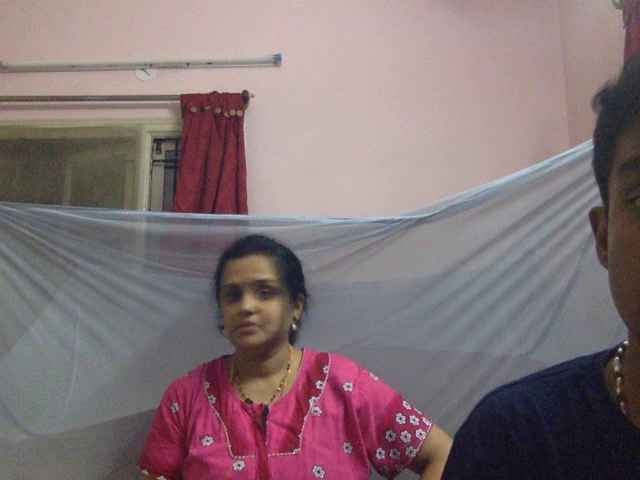
#> input picture frame 24 of OpenCV/Videos/videos.avi, 640 x 480 px, given in place of the camera
$ python Pydata1F.py   (Python 2 division)   (older library calls are emulated)
#> lines starting #> are read from the running program, lines starting #| are printed output that depends on the picture; after the words box and inside, x2 and y2 are one past the last pixel; in counts of white or black regions, pixels touching at a corner belong together
#> further down, frame is the input picture: shape (480, 640, 3); mean B, G, R 118.4, 114.8, 131.6
import os
import numpy as np
import math
from matplotlib import pyplot as plt
import cv2

def cut_faces(frame, face_coord):
	faces = []

	for (x, y, w, h) in face_coord:
		w_rm = int(0.2 * w / 2)
		faces.append(frame[y: y + h, x + w_rm: x + w - w_rm])

	return faces


def drawRect(frame, detector):
	biggest = True
	scale_factor = 1.2
	min_neighbors = 5
	min_size = (30, 30)

	flags = cv2.CASCADE_FIND_BIGGEST_OBJECT | \
    		cv2.CASCADE_DO_ROUGH_SEARCH if biggest else \
    		cv2.CASCADE_SCALE_IMAGE

	face_coord = detector.detectMultiScale(
            frame,
            scaleFactor = scale_factor,
            minNeighbors = min_neighbors,
            minSize = min_size,
            flags = flags
        )
#> face_coord = [[203, 258, 93, 93]]

	#print face_coord
	for (x, y, w, h) in face_coord:
		cv2.rectangle(frame, (x, y), (x + w, y + h), (150, 150, 0), 5)
#> this loop made 1 pass
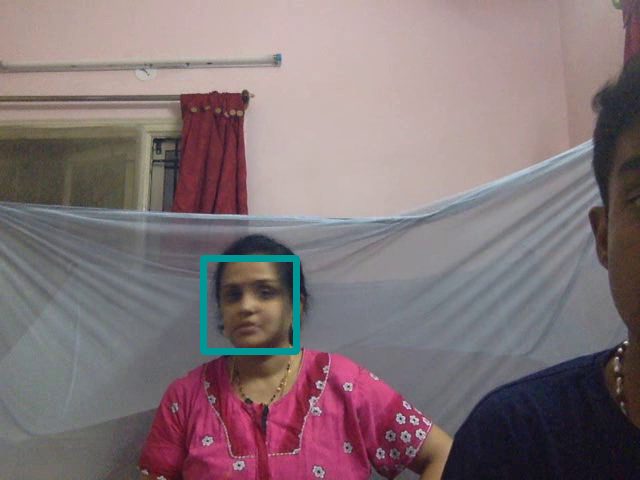
#> frame: shape (480, 640, 3); 0.84% of pixels changed, all inside (x1, y1, x2, y2) = (200, 255, 300, 355)

	return face_coord

#start of the video
webcam = cv2.VideoCapture(0)
cv2.namedWindow("Live Feed", cv2.WINDOW_NORMAL)
cv2.namedWindow("Cut images", cv2.WINDOW_NORMAL)
cv2.resizeWindow("Live  Feed", 800, 400)

#Saving the video recording
fourcc = cv2.cv.CV_FOURCC(*'XVID')
video = cv2.VideoWriter('../../Videos/videos.avi', fourcc, 20.0, (640, 480))

#initialize cascade classifier
detector = cv2.CascadeClassifier("frontal_face.xml")

#main loop
try:
	while 1:
	    ret, frame = webcam.read()
	    video.write(frame)

	    face_cord = drawRect(frame, detector)
#> face_cord = [[203, 258, 93, 93]]

	    if len(face_cord):
			cut_img = cut_faces(frame, face_cord)
#> the loop in cut_faces, `for (x, y, w, h) in face_coord:` made 1 pass
#> (x, y, w, h, w_rm) on pass 1: (203, 258, 93, 93, 9)
#> after the loop in cut_faces, `for (x, y, w, h) in face_coord:`: faces = 1 item
#> cut_img = 1 item
			gray = cv2.cvtColor(cut_img[0], cv2.COLOR_BGR2GRAY)
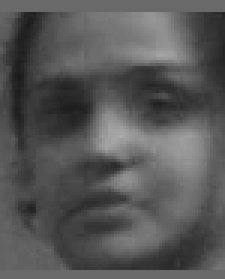
#> gray: shape (93, 75) (shown 3 times larger); min 26, max 170, mean 86.9
			norm_face = cv2.equalizeHist(gray)
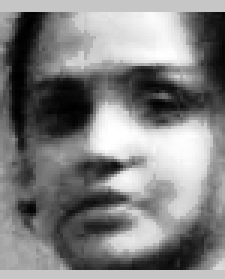
#> norm_face: shape (93, 75) (shown 3 times larger); min 0, max 255, mean 129.4
			vis = np.concatenate((gray, norm_face), axis=1)
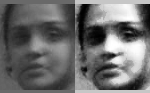
#> vis: shape (93, 150); min 0, max 255, mean 108.2
			cv2.imshow("Cut images", vis)

	    font = cv2.FONT_HERSHEY_SIMPLEX
#> font = 0
	    cv2.putText(frame, 'Press \'q\' to exit', (10,20), font, 0.5, (0,0,0), 1, cv2.CV_AA)
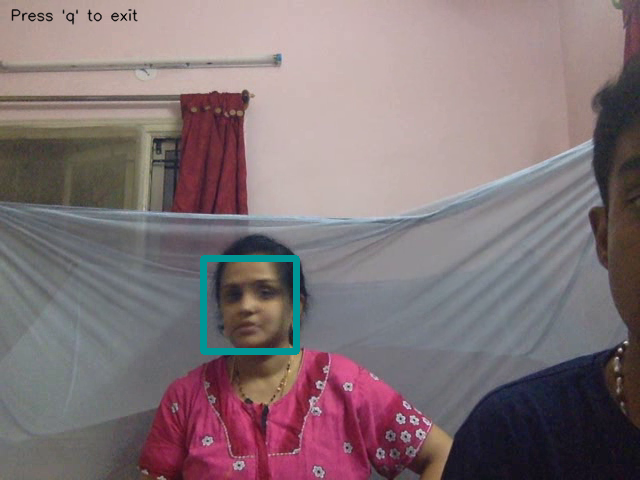
#> frame: shape (480, 640, 3); 0.24% of pixels changed, all inside (x1, y1, x2, y2) = (11, 8, 138, 25)
	    cv2.imshow("Live Feed", frame)

	    if cv2.waitKey(1) & 0xFF == ord('q'):
#> (key q is pressed here)
	        break
except KeyboardInterrupt:
	print "Live Video Interrupted"

cv2.destroyAllWindows()
webcam.release()
video.release()

$ run again, starting later in the video
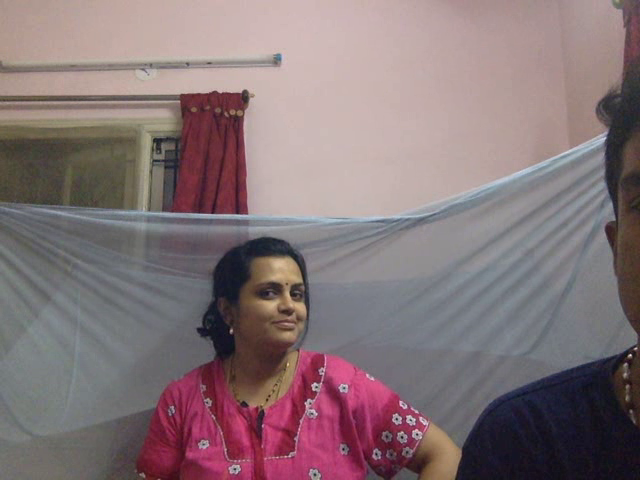
#> input picture frame 108 of OpenCV/Videos/videos.avi, 640 x 480 px, given in place of the camera
#> frame is the input picture: shape (480, 640, 3); mean B, G, R 118.9, 115.7, 133
#> face_coord = [[247, 263, 75, 75]]
#> the loop in drawRect, `for (x, y, w, h) in face_coord:` made 1 pass
#> after the loop in drawRect, `for (x, y, w, h) in face_coord:`:
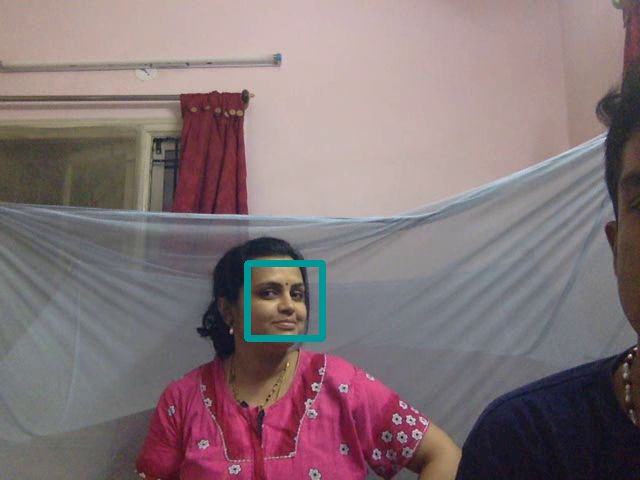
#> frame: shape (480, 640, 3); 0.68% of pixels changed, all inside (x1, y1, x2, y2) = (244, 260, 326, 342)
#> the loop in cut_faces, `for (x, y, w, h) in face_coord:` made 1 pass
#> (x, y, w, h, w_rm) on pass 1: (247, 263, 75, 75, 7)
#> after the loop in cut_faces, `for (x, y, w, h) in face_coord:`: faces = 1 item
#> font = 0
#> `cv2.putText(frame, 'Press \'q\' to exit', (10,20), font, 0.5, (0,0,0),..`:
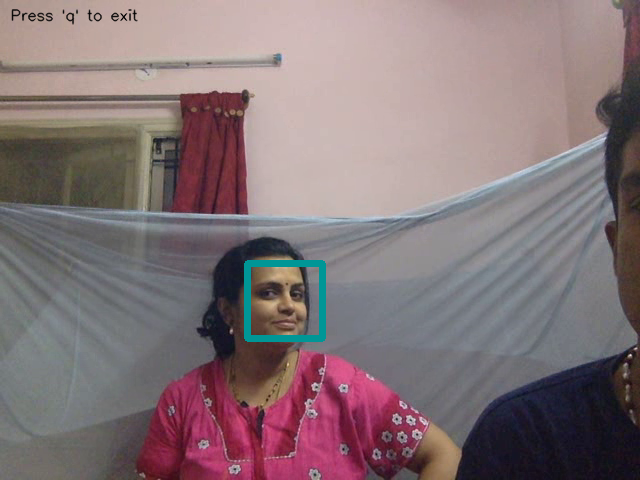
#> frame: shape (480, 640, 3); 0.24% of pixels changed, all inside (x1, y1, x2, y2) = (11, 8, 138, 25)

$ run again, starting later in the video
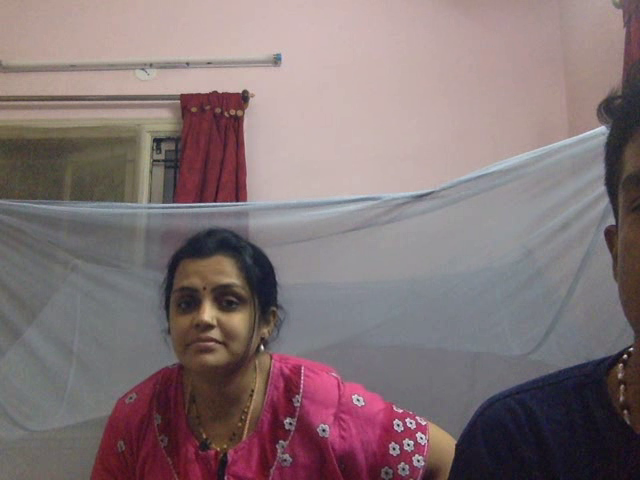
#> input picture frame 193 of OpenCV/Videos/videos.avi, 640 x 480 px, given in place of the camera
#> frame is the input picture: shape (480, 640, 3); mean B, G, R 117.7, 115.5, 131.5
#> face_coord = [[151, 256, 116, 116]]
#> the loop in drawRect, `for (x, y, w, h) in face_coord:` made 1 pass
#> after the loop in drawRect, `for (x, y, w, h) in face_coord:`:
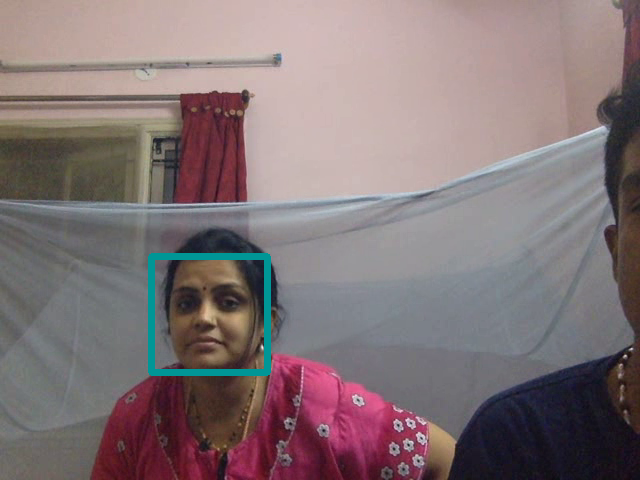
#> frame: shape (480, 640, 3); 1.05% of pixels changed, all inside (x1, y1, x2, y2) = (148, 253, 271, 376)
#> the loop in cut_faces, `for (x, y, w, h) in face_coord:` made 1 pass
#> (x, y, w, h, w_rm) on pass 1: (151, 256, 116, 116, 11)
#> after the loop in cut_faces, `for (x, y, w, h) in face_coord:`: faces = 1 item
#> font = 0
#> `cv2.putText(frame, 'Press \'q\' to exit', (10,20), font, 0.5, (0,0,0),..`:
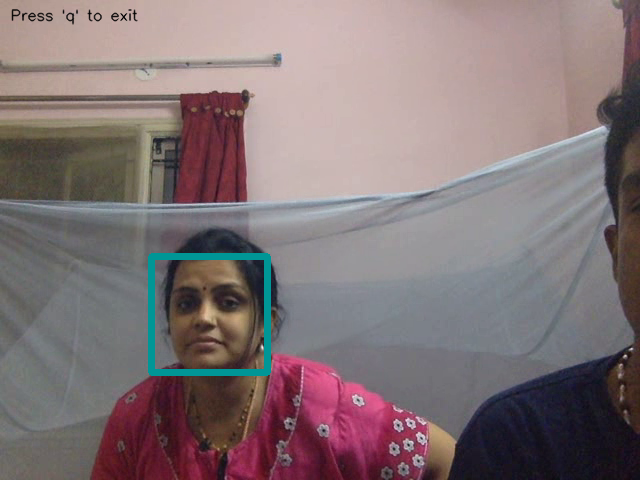
#> frame: shape (480, 640, 3); 0.24% of pixels changed, all inside (x1, y1, x2, y2) = (11, 8, 138, 25)
